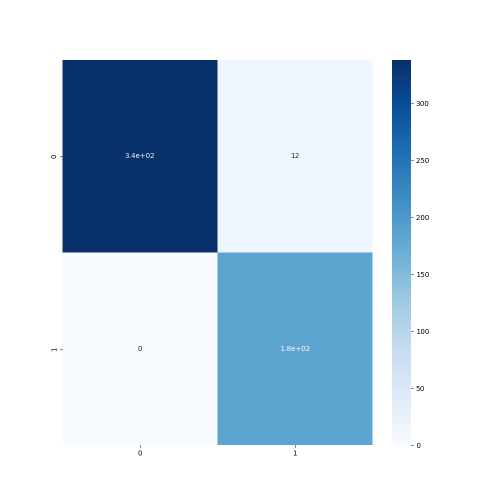
#> input picture room/conf/qsvc.png, 1000 x 1000 px (shown at 1/2 size)
$ jupyter execute resize.ipynb   (older library calls are emulated)
#> lines starting #> are read from the running program, lines starting #| are printed output that depends on the picture
[cell 1]
from PIL import Image


img = Image.open('../conf/qsvc.png')
#> img is the input picture: PIL image 1000x1000 RGBA; mean R, G, B, A 199.2, 215.2, 230, 255

new_size = (8 * 100, 6 * 100)
img_resized = img.resize(new_size, Image.ANTIALIAS)
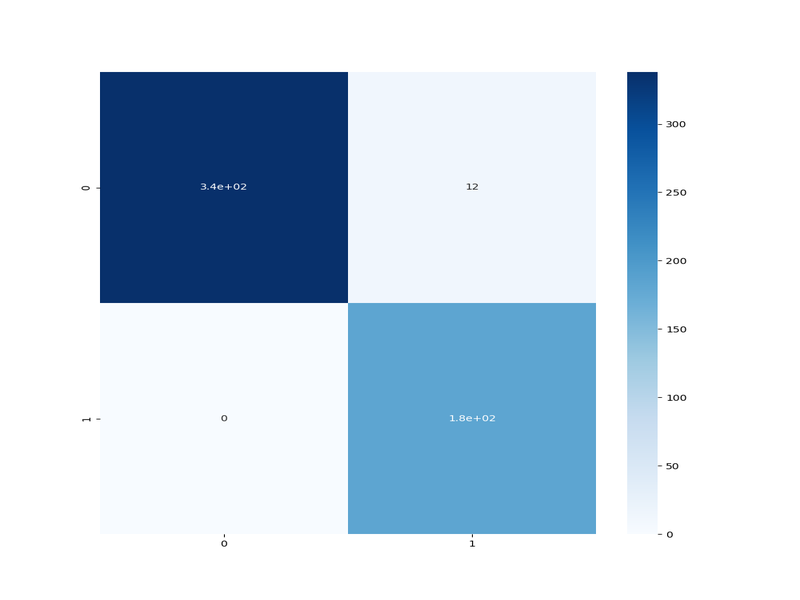
#> img_resized: PIL image 800x600 RGBA; mean R, G, B, A 199.2, 215.2, 230, 255

img_resized.save('../conf/qsvc_resized.png')
